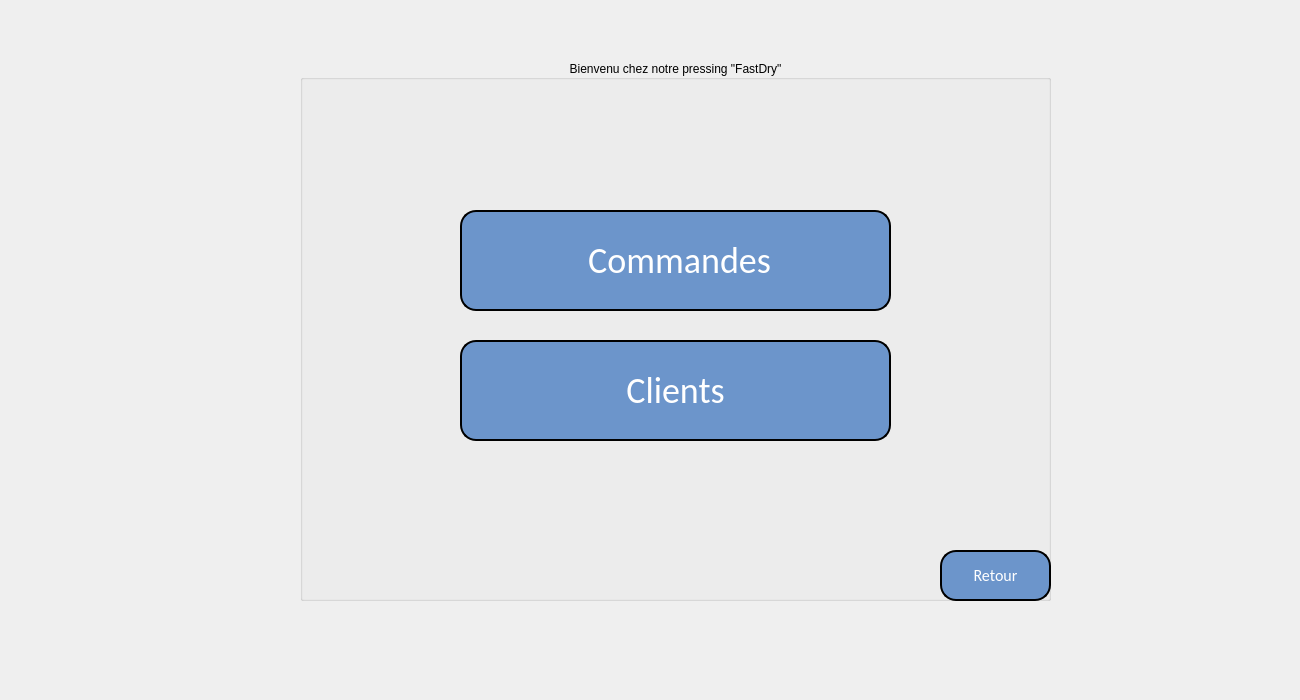
    <widget class="QWidget" name="page_3">
     <widget class="QLabel" name="label_4">
      <property name="geometry">
       <rect>
        <x>70</x>
        <y>0</y>
        <width>1201</width>
        <height>691</height>
       </rect>
      </property>
      <property name="text">
       <string/>
      </property>
      <property name="pixmap">
       <pixmap resource="resource.qrc">:/image/wt.jpg</pixmap>
      </property>
     </widget>
     <widget class="QLabel" name="label_8">
      <property name="geometry">
       <rect>
        <x>1060</x>
        <y>10</y>
        <width>231</width>
        <height>221</height>
       </rect>
      </property>
      <property name="text">
       <string/>
      </property>
      <property name="pixmap">
       <pixmap resource="resource.qrc">:/image/Capture d’écran 2022-04-06 014158.png</pixmap>
      </property>
     </widget>
     <widget class="QGroupBox" name="groupBox_3">
      <property name="geometry">
       <rect>
        <x>300</x>
        <y>60</y>
        <width>751</width>
        <height>541</height>
       </rect>
      </property>
      <property name="layoutDirection">
       <enum>Qt::LeftToRight</enum>
      </property>
      <property name="autoFillBackground">
       <bool>false</bool>
      </property>
      <property name="styleSheet">
       <string notr="true">font: 75 20pt &quot;Script MT Bold&quot;;</string>
      </property>
      <property name="title">
       <string>Bienvenu chez notre pressing &quot;FastDry&quot;</string>
      </property>
      <property name="alignment">
       <set>Qt::AlignCenter</set>
      </property>
      <property name="flat">
       <bool>false</bool>
      </property>
      <property name="checkable">
       <bool>false</bool>
      </property>
      <widget class="QPushButton" name="pushButton_2">
       <property name="geometry">
        <rect>
         <x>640</x>
         <y>490</y>
         <width>111</width>
         <height>51</height>
        </rect>
       </property>
       <property name="styleSheet">
        <string notr="true"> border: 2px solid black;
border-radius: 10px;
  color: white;
  padding: 10px;
  text-align: center;
  
font-family:calibri;
  display: inline-block;
  font-size: 16px;
 
  border-radius : 16px;
background-color:rgb(108, 149, 203)</string>
       </property>
       <property name="text">
        <string>Retour</string>
       </property>
       <property name="icon">
        <iconset resource="resource.qrc">
         <normaloff>:/image/icons8-return-50 (1).png</normaloff>:/image/icons8-return-50 (1).png</iconset>
       </property>
      </widget>
      <widget class="QPushButton" name="GestionCom_7">
       <property name="geometry">
        <rect>
         <x>160</x>
         <y>280</y>
         <width>431</width>
         <height>101</height>
        </rect>
       </property>
       <property name="styleSheet">
        <string notr="true"> border: 2px solid black;
font: italic 8pt &quot;Palace Script MT&quot;;
border-radius: 10px;
  color: white;
  padding: 30px;
  text-align: center;
  
font-family:calibri;
  display: inline-block;
  font-size: 36px;
 
  border-radius : 16px;
background-color:rgb(108, 149, 203)</string>
       </property>
       <property name="text">
        <string>Clients</string>
       </property>
       <property name="icon">
        <iconset resource="resource.qrc">
         <normaloff>:/image/client.png</normaloff>:/image/client.png</iconset>
       </property>
       <property name="iconSize">
        <size>
         <width>60</width>
         <height>60</height>
        </size>
       </property>
      </widget>
      <widget class="QPushButton" name="GestionCom_6">
       <property name="geometry">
        <rect>
         <x>160</x>
         <y>150</y>
         <width>431</width>
         <height>101</height>
        </rect>
       </property>
       <property name="styleSheet">
        <string notr="true"> border: 2px solid black;
font: italic 8pt &quot;Palace Script MT&quot;;
border-radius: 10px;
  color: white;
  padding: 30px;
  text-align: center;
  
font-family:calibri;
  display: inline-block;
  font-size: 36px;
 
  border-radius : 16px;
background-color:rgb(108, 149, 203)</string>
       </property>
       <property name="text">
        <string> Commandes</string>
       </property>
       <property name="icon">
        <iconset resource="resource.qrc">
         <normaloff>:/image/icons8-shopping-cart-64.png</normaloff>:/image/icons8-shopping-cart-64.png</iconset>
       </property>
       <property name="iconSize">
        <size>
         <width>60</width>
         <height>60</height>
        </size>
       </property>
      </widget>
     </widget>
    </widget>
